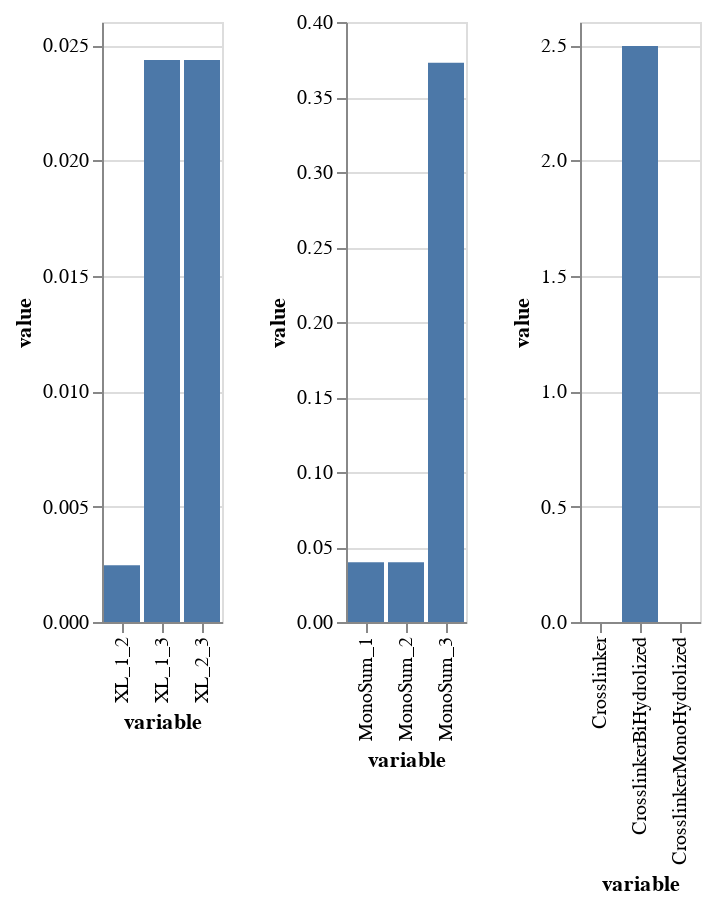

Notebook code cell kept with this figure:
### Code cell
get_xl_mono_plot(df_melt_3lys_lower_klys1_2_high_kh_last_tp)

### Figure 1 — Vega-Lite specification as saved in the notebook (floating-point values rounded to 4 significant figures)
{"config": {"view": {"continuousWidth": 400, "continuousHeight": 300}}, "hconcat": [{"data": {"name": "data-693a74cd6aea8e109536372e5c2ac7fd"}, "mark": "bar", "encoding": {"x": {"field": "variable", "type": "nominal"}, "y": {"field": "value", "type": "quantitative"}}}, {"data": {"name": "data-2b3938b207e9f9eff4c4ecba4c82deea"}, "mark": "bar", "encoding": {"x": {"field": "variable", "type": "nominal"}, "y": {"field": "value", "type": "quantitative"}}}, {"data": {"name": "data-3c15eaca5950aa5ab57022bb6060a78b"}, "mark": "bar", "encoding": {"x": {"field": "variable", "type": "nominal"}, "y": {"field": "value", "type": "quantitative"}}}], "$schema": "https://vega.github.io/schema/vega-lite/v4.17.0.json", "datasets": {"data-693a74cd6aea8e109536372e5c2ac7fd": [{"time": 100000.0, "variable": "XL_1_2", "value": 0.002454, "type": "XL"}, {"time": 100000.0, "variable": "XL_1_3", "value": 0.02435, "type": "XL"}, {"time": 100000.0, "variable": "XL_2_3", "value": 0.02435, "type": "XL"}], "data-2b3938b207e9f9eff4c4ecba4c82deea": [{"time": 100000.0, "variable": "MonoSum_1", "value": 0.03987, "type": "MonoSum"}, {"time": 100000.0, "variable": "MonoSum_2", "value": 0.03987, "type": "MonoSum"}, {"time": 100000.0, "variable": "MonoSum_3", "value": 0.3728, "type": "MonoSum"}], "data-3c15eaca5950aa5ab57022bb6060a78b": [{"time": 100000.0, "variable": "Crosslinker", "value": 4.197e-25, "type": "Crosslinker"}, {"time": 100000.0, "variable": "CrosslinkerMonoHydrolized", "value": 9.588e-24, "type": "CrosslinkerMonoHydrolized"}, {"time": 100000.0, "variable": "CrosslinkerBiHydrolized", "value": 2.496, "type": "CrosslinkerBiHydrolized"}]}}
